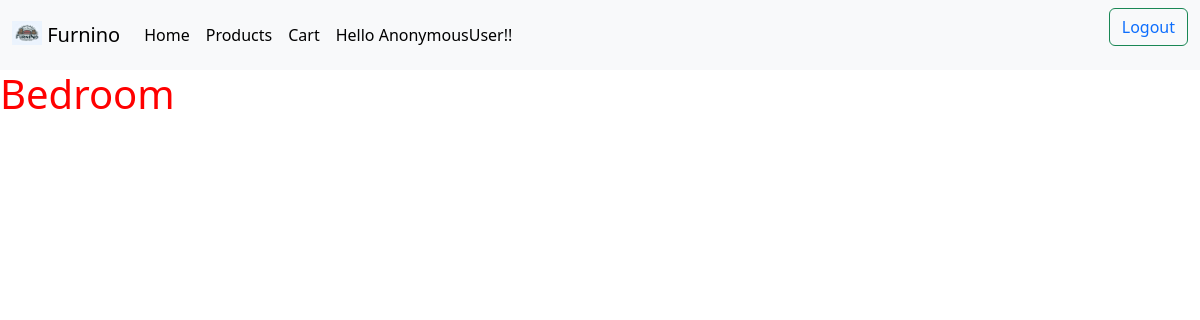
Page /category/Bedroom on the earlier database version.
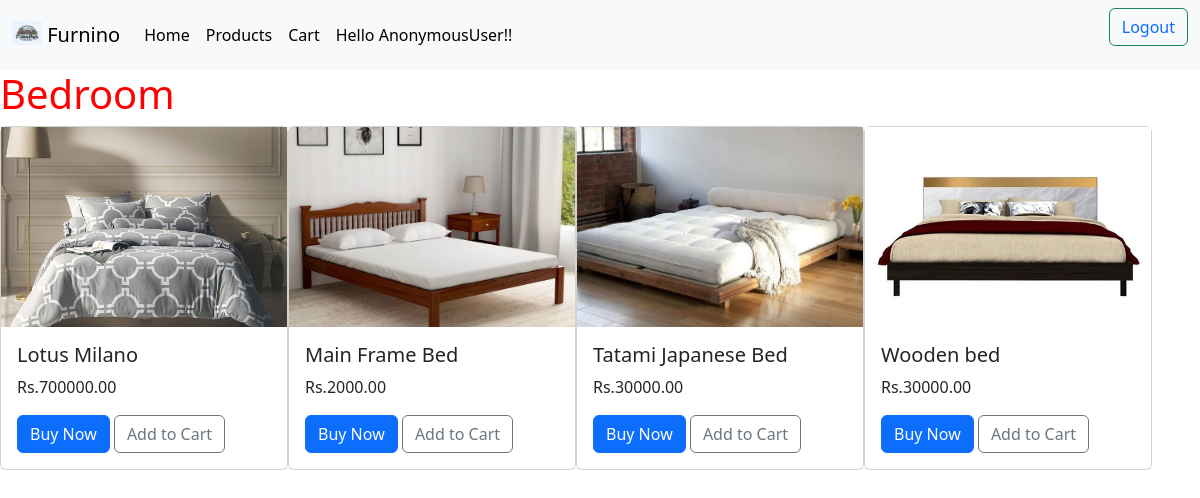
Same page on the later database version.
### base/models.py (models this page shows, shortened)
class Category(models.Model):
    name = models.CharField(max_length=200)  # dining, living, kitchen
    slug = models.SlugField(max_length=200, unique=True)
    class Meta:
        ordering = ['name']
        indexes = [
            models.Index(fields=['name'])
        ]
        verbose_name = 'category'
        verbose_name_plural = 'categories'

class Product(models.Model):
    name = models.CharField(max_length=200)
    slug = models.SlugField(max_length=200)
    description = models.TextField()
    price = models.DecimalField(max_digits=10, decimal_places=2)
    category = models.ForeignKey(Category, on_delete=models.CASCADE)
    image = models.ImageField(upload_to='product/', blank=True)
    class Meta:
        ordering = ["name"]
        indexes = [
            models.Index(fields=["name"])
        ]

### base/views.py (the view, shortened to what this page needs)
# urls.py: path('category/<str:name>',views.category,name="category"),
def category(request,name):
    category=get_object_or_404(Category,name=name)
    if category.name=='Dining':
        product=Product.objects.filter(category=category)
        product_name=category.name
        return render(request,'base/bedroom.html',
                  {
                      'product':product,
                      "product_name":product_name,
                  })
    elif category.name=='Bedroom':
        product=Product.objects.filter(category=category)
        product_name=category.name
        return render(request,'base/bedroom.html',
                  {
                      'product':product,
                      "product_name":product_name,
                  })
    else:
        return HttpResponse("Error")

### base/templates/base/bedroom.html (shortened to what this page needs)
{% load static %}
{% include "nav.html" %}
{% block content %}
<h1 style="color:red">{{product_name}}</h1>
<div class="d-flex flex-wrap justify-content-start">
{% for item in product %}
<div class="card-group">
    <div class="card" style="width: 18rem;">
        <a href="{% url "description" item.name %}">
        <img class="fixed-image" src="{{ item.image.url }}" class="card-img-top" alt="{{item.name}}">
        </a>
        <div class="card-body">
            <h5 class="card-title">{{item.name}}</h5>
            <p class="card-text">Rs.{{item.price}}</p>
            <a href="#" class="btn btn-primary">Buy Now</a>
            <button data-product={{item.name}} data-action="add"  class="btn btn-outline-secondary add-btn update-btn">Add to Cart</button>
        </div>
    </div>
</div>
{% endfor %}
</div>
{% endblock %}

### base/templates/nav.html (shortened to what this page needs)
{% load static %}
<html>
    <head>
      <link href="https://cdn.jsdelivr.net/npm/bootstrap@5.3.3/dist/css/bootstrap.min.css" rel="stylesheet">
  </head>
  <body>
<nav class="navbar navbar-expand-lg bg-body-tertiary">
    <div class="container-fluid">
      <a class="navbar-brand" href="{% url "home" %}">
        <img src="{% static "base/images/brand_logo.jpg" %}" alt="Logo" width="30" height="24" class="d-inline-block align-text-top">
        Furnino
      </a>
      <div class="collapse navbar-collapse" id="navbarSupportedContent">
        <ul class="navbar-nav me-auto mb-2 mb-lg-0">
          <li class="nav-item">
            <a class="nav-link active" aria-current="page" href="{% url "home" %}">Home</a>
          </li>
          <li class="nav-item">
            <a class="nav-link active" aria-current="page" href="{% url "product" %}">Products</a>
          </li>
          {% if user  %}
          <li class="nav-item">
            <a class="nav-link active " aria-current="page" href="{% url "cart" %}">Cart</a>
          </li>
          <li class="nav-item">
            <a class="nav-link active " aria-current="page" >Hello {{user}}!!</a>
          </li>
          {% endif %}
        </ul>
        </div>
          <form class="d-flex" role="search">
            <button class="btn btn-outline-success" type="submit">
            <a href="{% url "logout" %}" style="text-decoration:none">Logout</a>
          </button>
        </form>
      </div>
    </nav>

### base/templates/base/bedroom.html (style rules this page uses)
.fixed-image { height: 200px; object-fit: cover; width: 100%; }

Differences in the rows shown:
added Product: image (picture), name "Lotus Milano", price "700000.00"
added Product: image (picture), name "Main Frame Bed", price "2000.00"
added Product: image (picture), name "Tatami Japanese Bed", price "30000.00"
added Product: image (picture), name "Wooden bed", price "30000.00"
